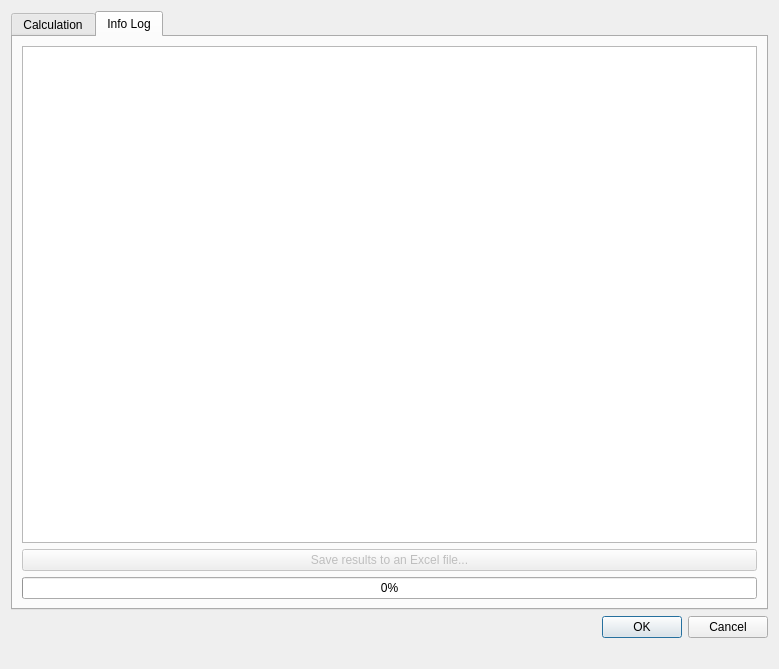
<?xml version="1.0" encoding="UTF-8"?>
<ui version="4.0">
 <class>dlg_priority</class>
 <widget class="QDialog" name="dlg_priority">
  <property name="geometry">
   <rect>
    <x>0</x>
    <y>0</y>
    <width>779</width>
    <height>669</height>
   </rect>
  </property>
  <property name="windowTitle">
   <string>Priority Calculation</string>
  </property>
  <layout class="QGridLayout" name="gridLayout">
   <item row="6" column="1">
    <widget class="QLabel" name="lbl_timer">
     <property name="text">
      <string/>
     </property>
    </widget>
   </item>
   <item row="1" column="1" colspan="2">
    <widget class="QTabWidget" name="mainTab">
     <property name="currentIndex">
      <number>1</number>
     </property>
     <widget class="QWidget" name="tab_calc">
      <attribute name="title">
       <string>Calculation</string>
      </attribute>
      <layout class="QGridLayout" name="gridLayout_6">
       <item row="0" column="0">
        <layout class="QGridLayout" name="gridLayout_5">
         <item row="0" column="1">
          <widget class="QLineEdit" name="txt_result_id"/>
         </item>
         <item row="0" column="0">
          <widget class="QLabel" name="lbl_result_id">
           <property name="sizePolicy">
            <sizepolicy hsizetype="Fixed" vsizetype="Fixed">
             <horstretch>0</horstretch>
             <verstretch>0</verstretch>
            </sizepolicy>
           </property>
           <property name="text">
            <string>Result name:</string>
           </property>
          </widget>
         </item>
         <item row="0" column="2">
          <widget class="QLabel" name="lbl_status">
           <property name="text">
            <string>Status:</string>
           </property>
          </widget>
         </item>
         <item row="1" column="0">
          <widget class="QLabel" name="lbl_descript">
           <property name="sizePolicy">
            <sizepolicy hsizetype="Fixed" vsizetype="Preferred">
             <horstretch>0</horstretch>
             <verstretch>0</verstretch>
            </sizepolicy>
           </property>
           <property name="text">
            <string>Description:</string>
           </property>
          </widget>
         </item>
         <item row="0" column="3">
          <widget class="QComboBox" name="cmb_status"/>
         </item>
         <item row="1" column="1" colspan="3">
          <widget class="QLineEdit" name="txt_descript">
           <property name="sizePolicy">
            <sizepolicy hsizetype="Expanding" vsizetype="Fixed">
             <horstretch>0</horstretch>
             <verstretch>0</verstretch>
            </sizepolicy>
           </property>
          </widget>
         </item>
        </layout>
       </item>
       <item row="2" column="0">
        <widget class="QGroupBox" name="grb_global">
         <property name="sizePolicy">
          <sizepolicy hsizetype="Preferred" vsizetype="Expanding">
           <horstretch>0</horstretch>
           <verstretch>0</verstretch>
          </sizepolicy>
         </property>
         <property name="title">
          <string>Calculation parameters</string>
         </property>
         <layout class="QGridLayout" name="gridLayout_9">
          <item row="1" column="0">
           <widget class="QLabel" name="lbl_year">
            <property name="text">
             <string>Horizon year:</string>
            </property>
           </widget>
          </item>
          <item row="0" column="1">
           <widget class="QLineEdit" name="txt_budget"/>
          </item>
          <item row="1" column="1">
           <widget class="QComboBox" name="cmb_year"/>
          </item>
          <item row="0" column="0">
           <widget class="QLabel" name="lbl_budget">
            <property name="text">
             <string>Yearly budget:</string>
            </property>
           </widget>
          </item>
          <item row="2" column="0" colspan="2">
           <widget class="QTabWidget" name="tab_widget">
            <property name="sizePolicy">
             <sizepolicy hsizetype="Expanding" vsizetype="Expanding">
              <horstretch>0</horstretch>
              <verstretch>0</verstretch>
             </sizepolicy>
            </property>
            <property name="currentIndex">
             <number>0</number>
            </property>
            <widget class="QWidget" name="tab_catalog">
             <attribute name="title">
              <string>Catalog</string>
             </attribute>
             <layout class="QGridLayout" name="gridLayout_2">
              <item row="0" column="1">
               <widget class="QPushButton" name="btn_add_catalog">
                <property name="text">
                 <string/>
                </property>
               </widget>
              </item>
              <item row="0" column="0">
               <spacer name="horizontalSpacer_3">
                <property name="orientation">
                 <enum>Qt::Horizontal</enum>
                </property>
                <property name="sizeHint" stdset="0">
                 <size>
                  <width>40</width>
                  <height>20</height>
                 </size>
                </property>
               </spacer>
              </item>
              <item row="0" column="2">
               <widget class="QPushButton" name="btn_remove_catalog">
                <property name="text">
                 <string/>
                </property>
               </widget>
              </item>
              <item row="1" column="0" colspan="3">
               <widget class="QTableWidget" name="tbl_catalog"/>
              </item>
             </layout>
            </widget>
            <widget class="QWidget" name="tab_material">
             <attribute name="title">
              <string>Material</string>
             </attribute>
             <layout class="QGridLayout" name="gridLayout_3">
              <item row="0" column="1">
               <widget class="QPushButton" name="btn_add_material">
                <property name="text">
                 <string/>
                </property>
               </widget>
              </item>
              <item row="0" column="2">
               <widget class="QPushButton" name="btn_remove_material">
                <property name="text">
                 <string/>
                </property>
               </widget>
              </item>
              <item row="0" column="0">
               <spacer name="horizontalSpacer_4">
                <property name="orientation">
                 <enum>Qt::Horizontal</enum>
                </property>
                <property name="sizeHint" stdset="0">
                 <size>
                  <width>40</width>
                  <height>20</height>
                 </size>
                </property>
               </spacer>
              </item>
              <item row="1" column="0" colspan="3">
               <widget class="QTableWidget" name="tbl_material"/>
              </item>
             </layout>
            </widget>
            <widget class="QWidget" name="tab_engine">
             <attribute name="title">
              <string>Engine</string>
             </attribute>
             <layout class="QGridLayout" name="gridLayout_13">
              <item row="0" column="0">
               <widget class="QGroupBox" name="grb_engine_1">
                <property name="title">
                 <string>grb_engine_1</string>
                </property>
                <property name="alignment">
                 <set>Qt::AlignLeading|Qt::AlignLeft|Qt::AlignTop</set>
                </property>
                <layout class="QVBoxLayout" name="verticalLayout">
                 <property name="sizeConstraint">
                  <enum>QLayout::SetDefaultConstraint</enum>
                 </property>
                 <item>
                  <layout class="QGridLayout" name="lyt_engine_1"/>
                 </item>
                 <item>
                  <spacer name="verticalSpacer_2">
                   <property name="orientation">
                    <enum>Qt::Vertical</enum>
                   </property>
                   <property name="sizeHint" stdset="0">
                    <size>
                     <width>20</width>
                     <height>40</height>
                    </size>
                   </property>
                  </spacer>
                 </item>
                </layout>
               </widget>
              </item>
              <item row="0" column="1">
               <widget class="QGroupBox" name="grb_engine_2">
                <property name="title">
                 <string>grb_engine_2</string>
                </property>
                <property name="alignment">
                 <set>Qt::AlignLeading|Qt::AlignLeft|Qt::AlignTop</set>
                </property>
                <layout class="QVBoxLayout" name="verticalLayout_2">
                 <item>
                  <layout class="QGridLayout" name="lyt_engine_2"/>
                 </item>
                 <item>
                  <spacer name="verticalSpacer_3">
                   <property name="orientation">
                    <enum>Qt::Vertical</enum>
                   </property>
                   <property name="sizeHint" stdset="0">
                    <size>
                     <width>20</width>
                     <height>40</height>
                    </size>
                   </property>
                  </spacer>
                 </item>
                </layout>
               </widget>
              </item>
             </layout>
            </widget>
           </widget>
          </item>
         </layout>
        </widget>
       </item>
       <item row="1" column="0">
        <widget class="QGroupBox" name="grb_selection">
         <property name="sizePolicy">
          <sizepolicy hsizetype="Preferred" vsizetype="Preferred">
           <horstretch>0</horstretch>
           <verstretch>0</verstretch>
          </sizepolicy>
         </property>
         <property name="title">
          <string>Selection of features</string>
         </property>
         <layout class="QGridLayout" name="gridLayout_8">
          <item row="0" column="1">
           <widget class="QPushButton" name="btn_snapping">
            <property name="toolTip">
             <string>Select features on canvas</string>
            </property>
            <property name="text">
             <string/>
            </property>
           </widget>
          </item>
          <item row="0" column="0">
           <spacer name="horizontalSpacer_2">
            <property name="orientation">
             <enum>Qt::Horizontal</enum>
            </property>
            <property name="sizeHint" stdset="0">
             <size>
              <width>40</width>
              <height>20</height>
             </size>
            </property>
           </spacer>
          </item>
          <item row="1" column="0" colspan="3">
           <widget class="QGroupBox" name="groupBox_3">
            <property name="title">
             <string/>
            </property>
            <layout class="QGridLayout" name="gridLayout_10">
             <item row="3" column="0">
              <widget class="QLabel" name="lbl_dnom">
               <property name="text">
                <string>Diameter:</string>
               </property>
              </widget>
             </item>
             <item row="3" column="1">
              <widget class="QComboBox" name="cmb_dnom">
               <property name="sizePolicy">
                <sizepolicy hsizetype="Expanding" vsizetype="Preferred">
                 <horstretch>0</horstretch>
                 <verstretch>0</verstretch>
                </sizepolicy>
               </property>
              </widget>
             </item>
             <item row="1" column="1">
              <widget class="QComboBox" name="cmb_expl_selection"/>
             </item>
             <item row="7" column="0" colspan="2">
              <spacer name="verticalSpacer">
               <property name="orientation">
                <enum>Qt::Vertical</enum>
               </property>
               <property name="sizeHint" stdset="0">
                <size>
                 <width>20</width>
                 <height>40</height>
                </size>
               </property>
              </spacer>
             </item>
             <item row="4" column="0">
              <widget class="QLabel" name="lbl_material">
               <property name="text">
                <string>Material:</string>
               </property>
              </widget>
             </item>
             <item row="1" column="0">
              <widget class="QLabel" name="lbl_expl_selection">
               <property name="text">
                <string>Exploitation:</string>
               </property>
              </widget>
             </item>
             <item row="4" column="1">
              <widget class="QComboBox" name="cmb_material"/>
             </item>
             <item row="2" column="0">
              <widget class="QLabel" name="lbl_presszone">
               <property name="text">
                <string>Presszone:</string>
               </property>
              </widget>
             </item>
             <item row="2" column="1">
              <widget class="QComboBox" name="cmb_presszone"/>
             </item>
            </layout>
           </widget>
          </item>
         </layout>
        </widget>
       </item>
      </layout>
     </widget>
     <widget class="QWidget" name="tab_infolog">
      <attribute name="title">
       <string>Info Log</string>
      </attribute>
      <layout class="QGridLayout" name="gridLayout_7">
       <item row="1" column="0">
        <widget class="QProgressBar" name="progressBar">
         <property name="value">
          <number>0</number>
         </property>
        </widget>
       </item>
       <item row="0" column="0">
        <layout class="QGridLayout" name="gridLayout_11">
         <item row="0" column="0" colspan="2">
          <widget class="QTextEdit" name="txt_infolog">
           <property name="font">
            <font>
             <family>Courier New</family>
             <pointsize>10</pointsize>
            </font>
           </property>
          </widget>
         </item>
         <item row="1" column="0" colspan="2">
          <widget class="QPushButton" name="btn_save2file">
           <property name="enabled">
            <bool>false</bool>
           </property>
           <property name="text">
            <string>Save results to an Excel file...</string>
           </property>
          </widget>
         </item>
        </layout>
       </item>
      </layout>
     </widget>
    </widget>
   </item>
   <item row="5" column="2">
    <layout class="QGridLayout" name="lyt_buttons">
     <property name="topMargin">
      <number>0</number>
     </property>
     <item row="0" column="0">
      <widget class="QDialogButtonBox" name="buttonBox">
       <property name="standardButtons">
        <set>QDialogButtonBox::Cancel|QDialogButtonBox::Ok</set>
       </property>
       <property name="centerButtons">
        <bool>false</bool>
       </property>
      </widget>
     </item>
    </layout>
   </item>
  </layout>
 </widget>
 <tabstops>
  <tabstop>txt_result_id</tabstop>
  <tabstop>cmb_status</tabstop>
  <tabstop>txt_descript</tabstop>
  <tabstop>btn_snapping</tabstop>
  <tabstop>cmb_expl_selection</tabstop>
  <tabstop>cmb_presszone</tabstop>
  <tabstop>cmb_dnom</tabstop>
  <tabstop>cmb_material</tabstop>
  <tabstop>txt_budget</tabstop>
  <tabstop>cmb_year</tabstop>
  <tabstop>mainTab</tabstop>
  <tabstop>tab_widget</tabstop>
  <tabstop>txt_infolog</tabstop>
 </tabstops>
 <resources/>
 <connections/>
</ui>
